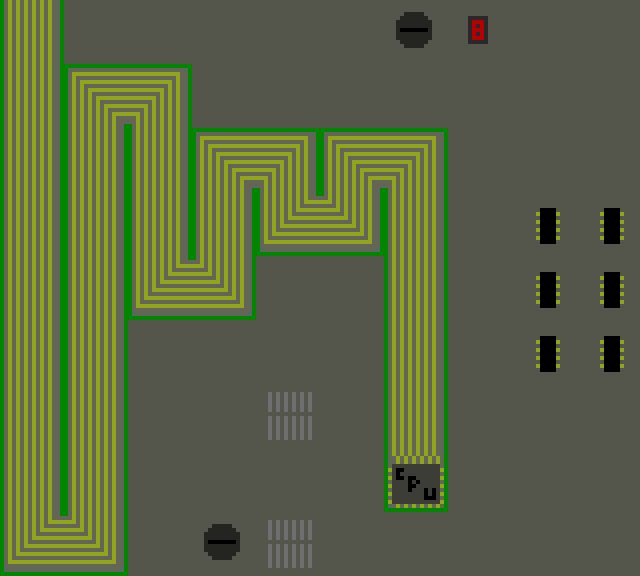

This is a level from a 2D game, rendered from its Tiled map with the project's own tilesets. A one-line summary and the map file follow, with tile-layer data summarised:
An orthogonal 10x9 tile map with 64x64 px tiles, 1 tile layer (Tile Layer 1).

<map version="1.0" orientation="orthogonal" renderorder="right-down" width="10" height="9" tilewidth="64" tileheight="64">
 <tileset firstgid="1" name="TowerDefense v5" tilewidth="64" tileheight="64">
  <image source="team/images/TowerDefense v5.png" width="1472" height="64" />
 </tileset>
 <layer name="Tile Layer 1" width="10" height="9">
  <data>[90 cells, 90 non-empty, 11 distinct tile ids]</data>
 </layer>
</map>